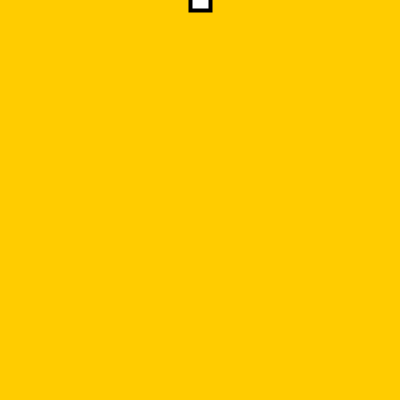
Frame 1 (no input)
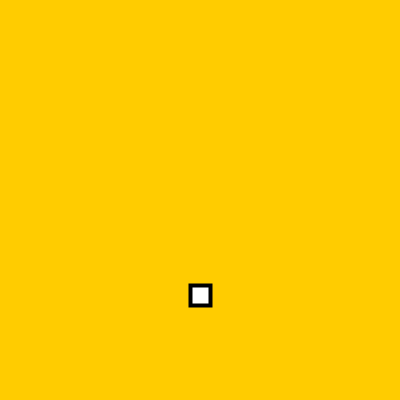
Frame 60 (the mouse pressed at the canvas centre just before this capture)
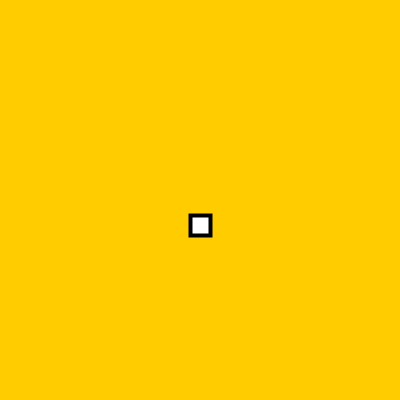
Frame 120 (the mouse held since frame 60 and released just before this capture)

The Processing sketch that drew these frames (run headless with seeded random() and noise(); from frame 60 on, the mouse is pressed at the canvas centre):

// Processing sketch: d_gravity
// ── d_gravity.pde
//Make a small square appear on the screen and drop towards the bottom. When it hits
//the bottom, have it bounce, but with gravity affecting it, such that each time it
//bounces, it bounces less high.

float x = 200;
float y = 0;
float yspeed = 5;
float p= 200;

void setup() {
  size(400,400);
  frameRate(30);
}

void mySquare(float y) {
  stroke(0);
  strokeWeight(4); 
  fill(255);
  rectMode(CENTER);
  rect(x,y,20,20);
}

void draw() {
  background(255, 204, 0);
  
  mySquare(y);

  if (y == height - 20) {
    yspeed = yspeed * -1;
  }
  
  if (y<p && yspeed<0) {
  yspeed = yspeed * -1;
  p=p+p/2;
  }
  
  if (p>= height && y>= height-20){
    y=height-20;
  }
  
  y = y + yspeed;

}
